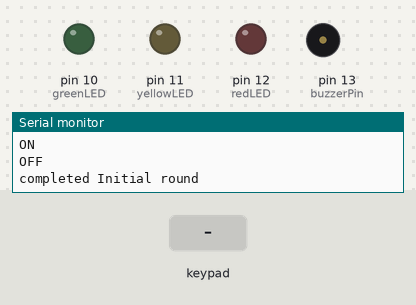
The sketch below on a simulated Arduino Mega 2560, built with avr-gcc and run on an emulated ATmega2560. Parts: output pins drawn as LEDs (lit = HIGH), buzzer (waves = sounding, pin HIGH), the last lines printed to the serial monitor. Inputs (shaded band) come from the test bench.

Above: at 1.2 s.
1.3 s: key 'A' pressed
At 1.8 s:
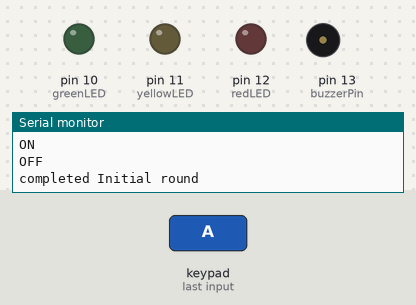
3.5 s: keypad keys 2 8 3 0 3 2 3 4 pressed 0.4 s apart
8.2 s: key '#' pressed
9.7 s: keypad keys 2 8 3 0 3 2 3 4 # pressed 0.4 s apart
At 13.4 s:
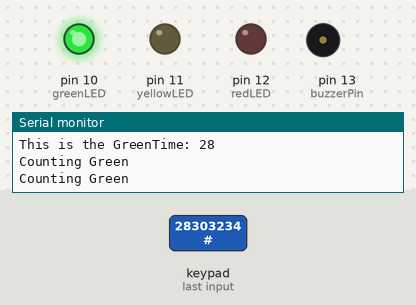
14.8 s: key 'B' pressed
At 16.2 s:
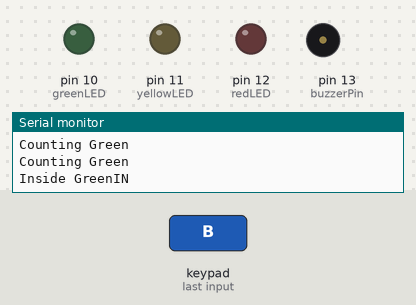
Timing chart, 0 to 17.3 s (numbered marks = the images above; inputs shaded):
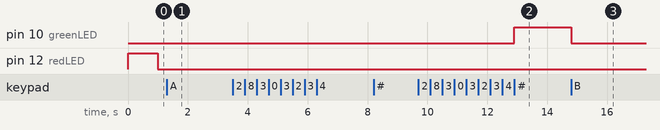

Measured:
- after the input at 1.3 s, pin 12 (redLED): stays LOW (without the input it goes to HIGH after 0.70 s)
- after the input at 9.7 s, pin 10 (greenLED): LOW → HIGH after 3.2 s
- after the input at 14.8 s, pin 10 (greenLED): HIGH → LOW at once

The sketch:

new_light.ino
```cpp
/* EECE.4520 Microprocessors II & Embedded Systems
   Project: Lab 1: Traffic Light Controller
   This project was done by Kimson Lam with the help of code from Andrew Borin
*/

#include <String.h>
#include <avr/pgmspace.h>
#include "Keypad.h"

// === OUTPUT PINS ===
const int buzzerPin   = 13;   // Buzzer output
const int redLED      = 12;   // Red traffic light
const int yellowLED   = 11;   // Yellow transition light
const int greenLED    = 10;   // Green go light

boolean initialBlink = true;  // Controls one-time startup blink

// === KEYPAD CONFIGURATION ===
const byte ROWS = 4;
const byte COLS = 4;
const char keyMap[ROWS][COLS] = {
  {'1','2','3','A'},
  {'4','5','6','B'},
  {'7','8','9','C'},
  {'*','0','#','D'}
};

byte rowPins[ROWS] = {28, 30, 32, 34};      // Keypad row connections
byte colPins[COLS] = {36, 38, 40, 42};      // Keypad column connections
Keypad keypad = Keypad(makeKeymap(keyMap), rowPins, colPins, ROWS, COLS);

// === UNUSED BUTTON (kept for compatibility) ===
const int buttonPin       = 2;
int       buttonState     = HIGH;
int       lastButtonState = HIGH;
bool      ledState        = false;
int       stableCount     = 0;
bool      manualMode      = false;

// === TIMING CONSTANTS (not directly used in logic) ===
const int minRedTime   = 10;
const int minGreenTime = 10;
const int yellowTime   = 3;

// === STATE MACHINE ===
enum { Initial, RedIN, GreenIN, InputComplete, RedSolid, RedBlink, GreenSolid, GreenBlink, YellowPhase };
unsigned char currentState = Initial;

// === TIMING & CONTROL VARIABLES ===
unsigned int redDuration   = 0;   // User-set red light time (seconds)
unsigned int greenDuration = 0;   // User-set green light time (seconds)
unsigned int tempCounter   = 0;   // Counts seconds or blink cycles
unsigned int activeLED     = 0;   // Currently blinking LED (red or green)

bool blinkToggle = false;         // Toggles LED/buzzer during blink phase

volatile bool oneSecTick   = false;  // 1-second timer flag
volatile bool halfSecTick  = false;  // 0.5-second timer flag
volatile bool redConfigured   = false;
volatile bool greenConfigured = false;
volatile bool setupComplete   = false;

void setup() {
  // Configure output pins
  pinMode(redLED,    OUTPUT);
  pinMode(yellowLED, OUTPUT);
  pinMode(greenLED,  OUTPUT);
  pinMode(buzzerPin, OUTPUT);

  Serial.begin(9600);

  // === TIMER1 SETUP: 1Hz base clock ===
  cli();  // Disable interrupts during setup
  TCCR1A = 0;
  TCCR1B = 0;
  TCNT1  = 0;

  OCR1A = 15624;                    // 1 second @ 16MHz with /1024 prescaler
  TCCR1B |= (1 << WGM12);           // CTC mode
  TCCR1B |= (1 << CS12) | (1 << CS10); // Prescaler 1024
  TIMSK1 |= (1 << OCIE1A);          // Enable COMPA interrupt
  TIMSK1 &= ~(1 << OCIE1B);         // Disable COMPB initially

  sei();  // Re-enable interrupts
}

// 1-second interrupt
ISR(TIMER1_COMPA_vect) {
  oneSecTick = true;
}

// 0.5-second interrupt (used for blinking)
ISR(TIMER1_COMPB_vect) {
  halfSecTick = true;
}

// === GET TWO-DIGIT INPUT FROM KEYPAD (10–99) ===
int getUserInput() {
  while (true) {
    String inputBuffer = "";

    // Get exactly two digits
    for (int digit = 0; digit < 2; digit++) {
      while (true) {
        char key = keypad.getKey();
        if (key >= '0' && key <= '9') {
          inputBuffer += key;
          Serial.println("input: " + inputBuffer);
          break;
        }
      }
    }

    int value = inputBuffer.toInt();
    if (value >= 10 && value <= 99) {
      return value;
    } else {
      Serial.println("inputed number was too small or large (range is 10 - 99)");
    }
  }
}

void loop() {
  // === CHECK FOR STATE ENTRY KEYS ===
  char entryKey = keypad.getKey();
  if (entryKey == 'A') {
    currentState = RedIN;
    // Turn off all outputs when entering config
    digitalWrite(redLED,    LOW);
    digitalWrite(greenLED,  LOW);
    digitalWrite(yellowLED, LOW);
    digitalWrite(buzzerPin, LOW);
  }
  else if (entryKey == 'B') {
    currentState = GreenIN;
    digitalWrite(redLED,    LOW);
    digitalWrite(greenLED,  LOW);
    digitalWrite(yellowLED, LOW);
    digitalWrite(buzzerPin, LOW);
  }

  // === 1-SECOND TIMER TICK ===
  if (oneSecTick) {
    oneSecTick = false;

    switch (currentState) {

      case RedIN:
        TIMSK1 &= ~(1 << OCIE1A);  // Pause 1Hz timer during input
        Serial.println("Inside RedIN");
        redDuration = getUserInput();
        Serial.print("This is the RedTime: ");
        Serial.println(redDuration);

        while (true) {
          char confirmKey = keypad.getKey();
          if (confirmKey == '#') {
            if (greenDuration != 0 && greenConfigured) {
              currentState = InputComplete;
            }
            else if (!redConfigured && !setupComplete) {
              currentState = GreenIN;
            }
            else {
              currentState = RedSolid;
              tempCounter = 0;
            }
            break;
          }
          else if (confirmKey == 'A') {
            currentState = RedIN;
            break;
          }
        }
        TIMSK1 |= (1 << OCIE1A);  // Resume 1Hz timer
        break;

      case GreenIN:
        TIMSK1 &= ~(1 << OCIE1A);
        Serial.println("Inside GreenIN");
        greenDuration = getUserInput();
        Serial.print("This is the GreenTime: ");
        Serial.println(greenDuration);

        while (true) {
          char confirmKey = keypad.getKey();
          if (confirmKey == '#') {
            if (redDuration == 0) {
              currentState = RedIN;  // Must set red first
            }
            else if (!greenConfigured && redConfigured) {
              currentState = InputComplete;
            }
            else {
              currentState = GreenSolid;
              tempCounter = 0;
            }
            break;
          }
          else if (confirmKey == 'B') {
            currentState = GreenIN;
            break;
          }
        }
        TIMSK1 |= (1 << OCIE1A);
        break;

      case InputComplete:
        TIMSK1 &= ~(1 << OCIE1A);
        setupComplete = true;
        Serial.println("Waiting for '*' to continue");
        while (true) {
          char startKey = keypad.getKey();
          if (startKey == '*') {
            currentState = RedSolid;
            greenConfigured = true;
            redConfigured   = true;
            tempCounter     = 0;
            break;
          }
          else if (startKey == 'A') {
            currentState = RedIN;
            break;
          }
          else if (startKey == 'B') {
            currentState = GreenIN;
            break;
          }
        }
        TIMSK1 |= (1 << OCIE1A);
        break;

      case RedSolid:
        digitalWrite(redLED, HIGH);
        tempCounter++;
        Serial.println("Counting Red");

        if (tempCounter == (redDuration - 3)) {
          Serial.println("Transitioning to blinking");
          digitalWrite(buzzerPin, HIGH);
          tempCounter = 0;
          activeLED = redLED;

          oneSecTick = false;
          TIMSK1 &= ~(1 << OCIE1A);  // Switch to 0.5s timer
          TIMSK1 |= (1 << OCIE1B);
          OCR1B = 7812;  // 0.5 second interval
        }
        break;

      case GreenSolid:
        digitalWrite(greenLED, HIGH);
        tempCounter++;
        Serial.println("Counting Green");

        if (tempCounter == (greenDuration - 3)) {
          Serial.println("Transitioning to blinking");
          digitalWrite(buzzerPin, HIGH);
          tempCounter = 0;
          activeLED = greenLED;

          oneSecTick = false;
          TIMSK1 &= ~(1 << OCIE1A);
          TIMSK1 |= (1 << OCIE1B);
          OCR1B = 7812;
        }
        break;

      case YellowPhase:
        digitalWrite(yellowLED, HIGH);
        digitalWrite(buzzerPin, LOW);
        activeLED = yellowLED;
        tempCounter = 0;

        TIMSK1 &= ~(1 << OCIE1A);
        TIMSK1 |= (1 << OCIE1B);
        OCR1B = 7812;
        break;

      default:  // Initial state
        if (initialBlink) {
          digitalWrite(redLED, HIGH);
          initialBlink = false;
          Serial.println("ON");
        }
        else {
          digitalWrite(redLED, LOW);
          initialBlink = true;
          Serial.println("OFF");
          Serial.println("completed Initial round");
        }
        break;
    }
  }

  // === 0.5-SECOND BLINK TIMER ===
  if (halfSecTick) {
    halfSecTick = false;
    Serial.println("Entered second timer");
    OCR1A = 7812;  // Reference for timing

    if (tempCounter < 6) {  // 6 × 0.5s = 3 seconds of blinking
      if (activeLED != yellowLED) {
        // Red or Green: blink LED + buzzer together
        if (!blinkToggle) {
          digitalWrite(activeLED, LOW);
          digitalWrite(buzzerPin, LOW);
        }
        else {
          digitalWrite(activeLED, HIGH);
          digitalWrite(buzzerPin, HIGH);
        }
      }
      else {
        // Yellow: only buzzer blinks
        if (!blinkToggle) {
          digitalWrite(buzzerPin, LOW);
        }
        else {
          digitalWrite(buzzerPin, HIGH);
        }
      }
      blinkToggle = !blinkToggle;
      tempCounter++;
      Serial.println("Second Counter");
    }
    else {
      // End of 3-second blink
      tempCounter = 0;
      Serial.println("Switching Colors");

      digitalWrite(buzzerPin, LOW);
      digitalWrite(activeLED, LOW);

      if (activeLED == redLED) {
        currentState = GreenSolid;
      }
      else if (activeLED == greenLED) {
        currentState = YellowPhase;
      }
      else {
        currentState = RedSolid;  // After yellow → back to red
      }

      OCR1A = 15624;              // Restore 1-second timing
      TIMSK1 &= ~(1 << OCIE1B);   // Disable 0.5s timer
      TIMSK1 |= (1 << OCIE1A);    // Re-enable 1s timer
    }
  }
}
```
